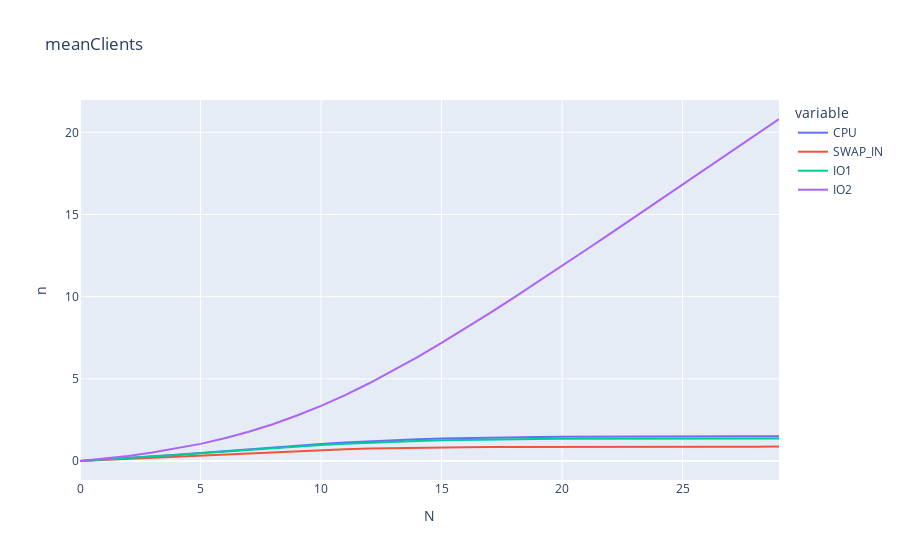

The notebook cell saved with this chart:
### Code cell
produce_graph_and_save(meanClients,"meanClients","n")

### Figure 1 — Plotly figure (JSON) as saved in the notebook; plotly's stock layout.template omitted (floating-point values rounded to 4 significant figures)
{"data": [{"hovertemplate": "variable=CPU<br>N=%{x}<br>value=%{y}<extra></extra>", "legendgroup": "CPU", "line": {"color": "#636efa", "dash": "solid"}, "marker": {"symbol": "circle"}, "mode": "lines", "name": "CPU", "orientation": "v", "showlegend": true, "type": "scatter", "x": [0, 1, 2, 3, 4, 5, 6, 7, 8, 9, 10, 11, 12, 13, 14, 15, 16, 17, 18, 19, 20, 21, 22, 23, 24, 25, 26, 27, 28, 29], "xaxis": "x", "y": [0, 0.08464, 0.1769, 0.2763, 0.3821, 0.4927, 0.6063, 0.7202, 0.8318, 0.9382, 1.037, 1.126, 1.203, 1.269, 1.324, 1.368, 1.403, 1.429, 1.449, 1.464, 1.475, 1.483, 1.488, 1.492, 1.495, 1.496, 1.498, 1.498, 1.499, 1.499], "yaxis": "y"}, {"hovertemplate": "variable=SWAP_IN<br>N=%{x}<br>value=%{y}<extra></extra>", "legendgroup": "SWAP_IN", "line": {"color": "#EF553B", "dash": "solid"}, "marker": {"symbol": "circle"}, "mode": "lines", "name": "SWAP_IN", "orientation": "v", "showlegend": true, "type": "scatter", "x": [0, 1, 2, 3, 4, 5, 6, 7, 8, 9, 10, 11, 12, 13, 14, 15, 16, 17, 18, 19, 20, 21, 22, 23, 24, 25, 26, 27, 28, 29], "xaxis": "x", "y": [0, 0.06583, 0.1352, 0.2073, 0.2811, 0.3552, 0.4281, 0.498, 0.5634, 0.6228, 0.6751, 0.72, 0.7573, 0.7874, 0.8111, 0.8292, 0.8427, 0.8525, 0.8596, 0.8646, 0.868, 0.8704, 0.872, 0.873, 0.8737, 0.8742, 0.8745, 0.8747, 0.8748, 0.8749], "yaxis": "y"}, {"hovertemplate": "variable=IO1<br>N=%{x}<br>value=%{y}<extra></extra>", "legendgroup": "IO1", "line": {"color": "#00cc96", "dash": "solid"}, "marker": {"symbol": "circle"}, "mode": "lines", "name": "IO1", "orientation": "v", "showlegend": true, "type": "scatter", "x": [0, 1, 2, 3, 4, 5, 6, 7, 8, 9, 10, 11, 12, 13, 14, 15, 16, 17, 18, 19, 20, 21, 22, 23, 24, 25, 26, 27, 28, 29], "xaxis": "x", "y": [0, 0.0815, 0.1698, 0.2645, 0.3645, 0.4685, 0.5743, 0.6798, 0.7821, 0.8789, 0.9679, 1.047, 1.116, 1.174, 1.221, 1.259, 1.289, 1.311, 1.328, 1.34, 1.349, 1.355, 1.359, 1.362, 1.364, 1.366, 1.367, 1.367, 1.368, 1.368], "yaxis": "y"}, {"hovertemplate": "variable=IO2<br>N=%{x}<br>value=%{y}<extra></extra>", "legendgroup": "IO2", "line": {"color": "#ab63fa", "dash": "solid"}, "marker": {"symbol": "circle"}, "mode": "lines", "name": "IO2", "orientation": "v", "showlegend": true, "type": "scatter", "x": [0, 1, 2, 3, 4, 5, 6, 7, 8, 9, 10, 11, 12, 13, 14, 15, 16, 17, 18, 19, 20, 21, 22, 23, 24, 25, 26, 27, 28, 29], "xaxis": "x", "y": [0, 0.1411, 0.3101, 0.5127, 0.7547, 1.043, 1.383, 1.781, 2.241, 2.766, 3.358, 4.014, 4.73, 5.502, 6.322, 7.184, 8.079, 9.001, 9.944, 10.9, 11.87, 12.85, 13.84, 14.83, 15.82, 16.82, 17.82, 18.82, 19.81, 20.81], "yaxis": "y"}], "layout": {"legend": {"title": {"text": "variable"}, "tracegroupgap": 0}, "title": {"text": "meanClients"}, "xaxis": {"anchor": "y", "domain": [0, 1], "title": {"text": "N"}}, "yaxis": {"anchor": "x", "domain": [0, 1], "title": {"text": "n"}}}}
